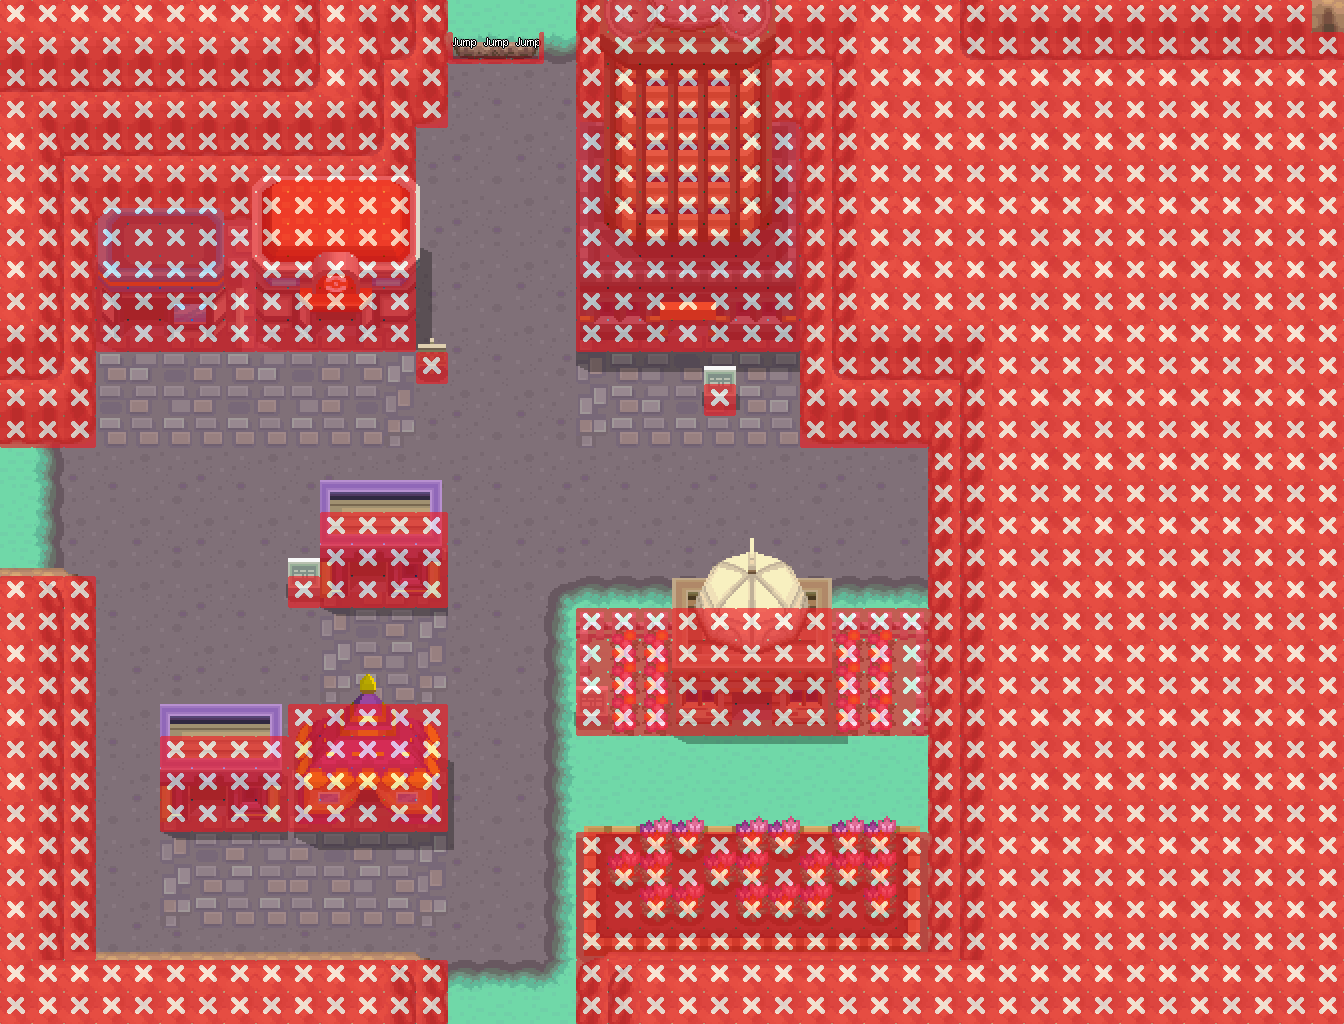

Tiled map render using the project's own tile images. Description and the map definition, with tile-layer contents summarised, below:
An orthogonal 42x32 tile map with 32x32 px tiles, 73 tile layers (▬_Bld_input, Floor_A_1, Floor_B_1, Floor_C_1, ...), 2 hidden layers not drawn, 7 tilesets.

<map version="1.10" tiledversion="1.11.0" orientation="orthogonal" renderorder="right-down" compressionlevel="0" width="42" height="32" tilewidth="32" tileheight="32" infinite="0" nextlayerid="828" nextobjectid="1">
 <editorsettings>
  <export format="tmx" />
 </editorsettings>
 <tileset firstgid="1" source="../../Tilesets/HGSS/Borders.tsx" />
 <tileset firstgid="563" source="../../Tilesets/HGSS/passages.tsx" />
 <tileset firstgid="707" source="../../Tilesets/HGSS/HGSS Urban.tsx" />
 <tileset firstgid="8387" source="../../Tilesets/HGSS/HGSS Buildings.tsx" />
 <tileset firstgid="32963" source="../../Tilesets/HGSS/systemtags.tsx" />
 <tileset firstgid="33091" source="../../Tilesets/HGSS/HGSS Mounts.tsx" />
 <tileset firstgid="44361" source="../../Tilesets/HGSS/HGSS Nature.tsx" />
 <layer id="71" name="▬_Bld_input" width="42" height="32">
  <data>[1344 cells, 7 non-empty, 6 distinct tile ids]</data>
 </layer>
 <layer id="196" name="Floor_A_1" width="42" height="32">
  <data>[1344 cells, 1127 non-empty, 44 distinct tile ids]</data>
 </layer>
 <layer id="28" name="Floor_B_1" width="42" height="32">
  <data>[1344 cells, 37 non-empty, 10 distinct tile ids]</data>
 </layer>
 <layer id="197" name="Floor_C_1" width="42" height="32">
  <data>[1344 cells, 0 non-empty, 0 distinct tile ids]</data>
 </layer>
 <layer id="199" name="Floor_D_1" width="42" height="32">
  <data>[1344 cells, 0 non-empty, 0 distinct tile ids]</data>
 </layer>
 <layer id="817" name="♣_Tree_shadow_1" width="42" height="32">
  <data>[1344 cells, 0 non-empty, 0 distinct tile ids]</data>
 </layer>
 <layer id="41" name="Shadow_A_1" width="42" height="32">
  <data>[1344 cells, 19 non-empty, 10 distinct tile ids]</data>
 </layer>
 <group id="802" name="♦ Mounts 1">
  <layer id="177" name="♦_MA_1" width="42" height="32">
   <data>[1344 cells, 261 non-empty, 20 distinct tile ids]</data>
  </layer>
  <layer id="181" name="♦_TA_1" width="42" height="32">
   <data>[1344 cells, 0 non-empty, 0 distinct tile ids]</data>
  </layer>
  <layer id="178" name="♦_MB_1" width="42" height="32">
   <data>[1344 cells, 38 non-empty, 8 distinct tile ids]</data>
  </layer>
  <layer id="182" name="♦_TB_1" width="42" height="32">
   <data>[1344 cells, 0 non-empty, 0 distinct tile ids]</data>
  </layer>
  <layer id="179" name="♦_MC_1" width="42" height="32">
   <data>[1344 cells, 0 non-empty, 0 distinct tile ids]</data>
  </layer>
  <layer id="183" name="♦_TC_1" width="42" height="32">
   <data>[1344 cells, 0 non-empty, 0 distinct tile ids]</data>
  </layer>
  <layer id="180" name="♦_MD_1" width="42" height="32">
   <data>[1344 cells, 0 non-empty, 0 distinct tile ids]</data>
  </layer>
  <layer id="184" name="♦_TD_1" width="42" height="32">
   <data>[1344 cells, 0 non-empty, 0 distinct tile ids]</data>
  </layer>
  <layer id="185" name="♦_S_1" width="42" height="32">
   <data>[1344 cells, 19 non-empty, 4 distinct tile ids]</data>
  </layer>
 </group>
 <layer id="10" name="♣_Tree_trunk_1" width="42" height="32">
  <data>[1344 cells, 0 non-empty, 0 distinct tile ids]</data>
 </layer>
 <layer id="26" name="Shore_A_1" width="42" height="32">
  <data>[1344 cells, 0 non-empty, 0 distinct tile ids]</data>
 </layer>
 <layer id="818" name="Shore_B_1" width="42" height="32">
  <data>[1344 cells, 0 non-empty, 0 distinct tile ids]</data>
 </layer>
 <layer id="170" name="Shore_C_1" width="42" height="32">
  <data>[1344 cells, 0 non-empty, 0 distinct tile ids]</data>
 </layer>
 <group id="815" name="▬ Bld shadows">
  <layer id="72" name="▬_Bld_shdw_A_1" width="42" height="32">
   <data>[1344 cells, 163 non-empty, 151 distinct tile ids]</data>
  </layer>
  <layer id="73" name="▬_Bld_shdw_B_1" width="42" height="32">
   <data>[1344 cells, 0 non-empty, 0 distinct tile ids]</data>
  </layer>
 </group>
 <group id="803" name="♣ Trees 1">
  <layer id="12" name="♣_Tree_rgt_btm_1" width="42" height="32">
   <data>[1344 cells, 0 non-empty, 0 distinct tile ids]</data>
  </layer>
  <layer id="11" name="♣_Tree_lft_btm_1" width="42" height="32">
   <data>[1344 cells, 0 non-empty, 0 distinct tile ids]</data>
  </layer>
 </group>
 <layer id="29" name="Tall_grass_A_1" width="42" height="32">
  <data>[1344 cells, 0 non-empty, 0 distinct tile ids]</data>
 </layer>
 <layer id="32" name="Tall_grass_B_1" width="42" height="32">
  <data>[1344 cells, 0 non-empty, 0 distinct tile ids]</data>
 </layer>
 <layer id="68" name="Shadow_B_1" width="42" height="32">
  <data>[1344 cells, 0 non-empty, 0 distinct tile ids]</data>
 </layer>
 <group id="804" name="▬ Bld 1">
  <layer id="76" name="▬_Bld_doors_1" width="42" height="32">
   <data>[1344 cells, 42 non-empty, 18 distinct tile ids]</data>
  </layer>
  <layer id="77" name="▬_Bld_A_1" width="42" height="32">
   <data>[1344 cells, 33 non-empty, 30 distinct tile ids]</data>
  </layer>
  <layer id="78" name="▬_Bld_B_1" width="42" height="32">
   <data>[1344 cells, 0 non-empty, 0 distinct tile ids]</data>
  </layer>
 </group>
 <layer id="36" name="Props_A_1" width="42" height="32">
  <data>[1344 cells, 77 non-empty, 21 distinct tile ids]</data>
 </layer>
 <layer id="44" name="Props_B_1" width="42" height="32">
  <data>[1344 cells, 19 non-empty, 2 distinct tile ids]</data>
 </layer>
 <layer id="175" name="Props_C_1" width="42" height="32">
  <data>[1344 cells, 0 non-empty, 0 distinct tile ids]</data>
 </layer>
 <layer id="825" name="Props_D_1" width="42" height="32">
  <data>[1344 cells, 0 non-empty, 0 distinct tile ids]</data>
 </layer>
 <group id="4" name="--------Z=0--------" />
 <layer id="27" name="Shore_2" width="42" height="32">
  <data>[1344 cells, 0 non-empty, 0 distinct tile ids]</data>
 </layer>
 <group id="805" name="♦ Mounts 2">
  <layer id="186" name="♦_MA_2" width="42" height="32">
   <data>[1344 cells, 27 non-empty, 6 distinct tile ids]</data>
  </layer>
  <layer id="190" name="♦_TA_2" width="42" height="32">
   <data>[1344 cells, 0 non-empty, 0 distinct tile ids]</data>
  </layer>
  <layer id="187" name="♦_MB_2" width="42" height="32">
   <data>[1344 cells, 0 non-empty, 0 distinct tile ids]</data>
  </layer>
  <layer id="191" name="♦_TB_2" width="42" height="32">
   <data>[1344 cells, 0 non-empty, 0 distinct tile ids]</data>
  </layer>
  <layer id="188" name="♦_MC_2" width="42" height="32">
   <data>[1344 cells, 0 non-empty, 0 distinct tile ids]</data>
  </layer>
  <layer id="192" name="♦_TC_2" width="42" height="32">
   <data>[1344 cells, 0 non-empty, 0 distinct tile ids]</data>
  </layer>
  <layer id="189" name="♦_MD_2" width="42" height="32">
   <data>[1344 cells, 0 non-empty, 0 distinct tile ids]</data>
  </layer>
  <layer id="193" name="♦_TD_2" width="42" height="32">
   <data>[1344 cells, 0 non-empty, 0 distinct tile ids]</data>
  </layer>
 </group>
 <layer id="30" name="Tall_grass_2" width="42" height="32">
  <data>[1344 cells, 0 non-empty, 0 distinct tile ids]</data>
 </layer>
 <group id="806" name="♣ Trees 2">
  <layer id="14" name="♣_Tree_rgt_btm_2" width="42" height="32">
   <data>[1344 cells, 0 non-empty, 0 distinct tile ids]</data>
  </layer>
  <layer id="13" name="♣_Tree_lft_btm_2" width="42" height="32">
   <data>[1344 cells, 0 non-empty, 0 distinct tile ids]</data>
  </layer>
 </group>
 <group id="807" name="▬ Bld 2">
  <layer id="79" name="▬_Bld_A_2" width="42" height="32">
   <data>[1344 cells, 0 non-empty, 0 distinct tile ids]</data>
  </layer>
  <layer id="80" name="▬_Bld_B_2" width="42" height="32">
   <data>[1344 cells, 0 non-empty, 0 distinct tile ids]</data>
  </layer>
 </group>
 <layer id="37" name="Props_A_2" width="42" height="32">
  <data>[1344 cells, 20 non-empty, 7 distinct tile ids]</data>
 </layer>
 <layer id="62" name="Props_B_2" width="42" height="32">
  <data>[1344 cells, 11 non-empty, 1 distinct tile ids]</data>
 </layer>
 <layer id="823" name="Props_C_2" width="42" height="32">
  <data>[1344 cells, 0 non-empty, 0 distinct tile ids]</data>
 </layer>
 <layer id="824" name="Props_D_2" width="42" height="32">
  <data>[1344 cells, 0 non-empty, 0 distinct tile ids]</data>
 </layer>
 <group id="3" name="--------Z=1--------" />
 <group id="808" name="♣ Trees 3">
  <layer id="17" name="♣_Tree_rgt_mdl_3" width="42" height="32">
   <data>[1344 cells, 0 non-empty, 0 distinct tile ids]</data>
  </layer>
  <layer id="16" name="♣_Tree_lft_mdl_3" width="42" height="32">
   <data>[1344 cells, 0 non-empty, 0 distinct tile ids]</data>
  </layer>
  <layer id="19" name="♣_Tree_rgt_top_3" width="42" height="32">
   <data>[1344 cells, 0 non-empty, 0 distinct tile ids]</data>
  </layer>
  <layer id="18" name="♣_Tree_lft_top_3" width="42" height="32">
   <data>[1344 cells, 0 non-empty, 0 distinct tile ids]</data>
  </layer>
 </group>
 <layer id="172" name="Bridge_A_3" width="42" height="32">
  <data>[1344 cells, 0 non-empty, 0 distinct tile ids]</data>
 </layer>
 <layer id="200" name="Bridge_B_3" width="42" height="32">
  <data>[1344 cells, 0 non-empty, 0 distinct tile ids]</data>
 </layer>
 <group id="809" name="▬ Bld 3">
  <layer id="81" name="▬_Bld_A_3" width="42" height="32">
   <data>[1344 cells, 4 non-empty, 4 distinct tile ids]</data>
  </layer>
  <layer id="82" name="▬_Bld_B_3" width="42" height="32">
   <data>[1344 cells, 0 non-empty, 0 distinct tile ids]</data>
  </layer>
 </group>
 <layer id="63" name="Props_A_3" width="42" height="32">
  <data>[1344 cells, 0 non-empty, 0 distinct tile ids]</data>
 </layer>
 <layer id="64" name="Props_B_3" width="42" height="32">
  <data>[1344 cells, 0 non-empty, 0 distinct tile ids]</data>
 </layer>
 <group id="2" name="--------Z=2--------" />
 <group id="811" name="▬ Bld 4">
  <layer id="83" name="▬_Bld_A_4" width="42" height="32">
   <data>[1344 cells, 41 non-empty, 38 distinct tile ids]</data>
  </layer>
  <layer id="84" name="▬_Bld_B_4" width="42" height="32">
   <data>[1344 cells, 0 non-empty, 0 distinct tile ids]</data>
  </layer>
 </group>
 <layer id="786" name="Props_4" width="42" height="32">
  <data>[1344 cells, 0 non-empty, 0 distinct tile ids]</data>
 </layer>
 <group id="48" name="--------Z=3--------" />
 <group id="810" name="▬ Bld 5">
  <layer id="85" name="▬_Bld_A_5" width="42" height="32">
   <data>[1344 cells, 147 non-empty, 135 distinct tile ids]</data>
  </layer>
  <layer id="86" name="▬_Bld_B_5" width="42" height="32">
   <data>[1344 cells, 0 non-empty, 0 distinct tile ids]</data>
  </layer>
 </group>
 <layer id="61" name="Props_5" width="42" height="32">
  <data>[1344 cells, 0 non-empty, 0 distinct tile ids]</data>
 </layer>
 <group id="49" name="--------Z=4--------" offsetx="192" offsety="160" />
 <group id="812" name="▬ Bld 6">
  <layer id="799" name="▬_Bld_A_6" width="42" height="32">
   <data>[1344 cells, 21 non-empty, 21 distinct tile ids]</data>
  </layer>
  <layer id="800" name="▬_Bld_B_6" width="42" height="32">
   <data>[1344 cells, 0 non-empty, 0 distinct tile ids]</data>
  </layer>
 </group>
 <layer id="791" name="Props_6" width="42" height="32">
  <data>[1344 cells, 0 non-empty, 0 distinct tile ids]</data>
 </layer>
 <group id="792" name="--------Z=5--------" />
 <layer id="168" name="systemtags" width="42" height="32">
  <data>[1344 cells, 3 non-empty, 1 distinct tile ids]</data>
 </layer>
 <layer id="15" name="passages" width="42" height="32" opacity="0.65">
  <data>[1344 cells, 928 non-empty, 4 distinct tile ids]</data>
 </layer>
 <layer id="1" name="Borders" width="42" height="32" visible="0">
  <data>[1344 cells, 120 non-empty, 10 distinct tile ids]</data>
 </layer>
 <layer id="822" name="limites" width="42" height="32" visible="0">
  <data>[1344 cells, 992 non-empty, 1 distinct tile ids]</data>
 </layer>
</map>
